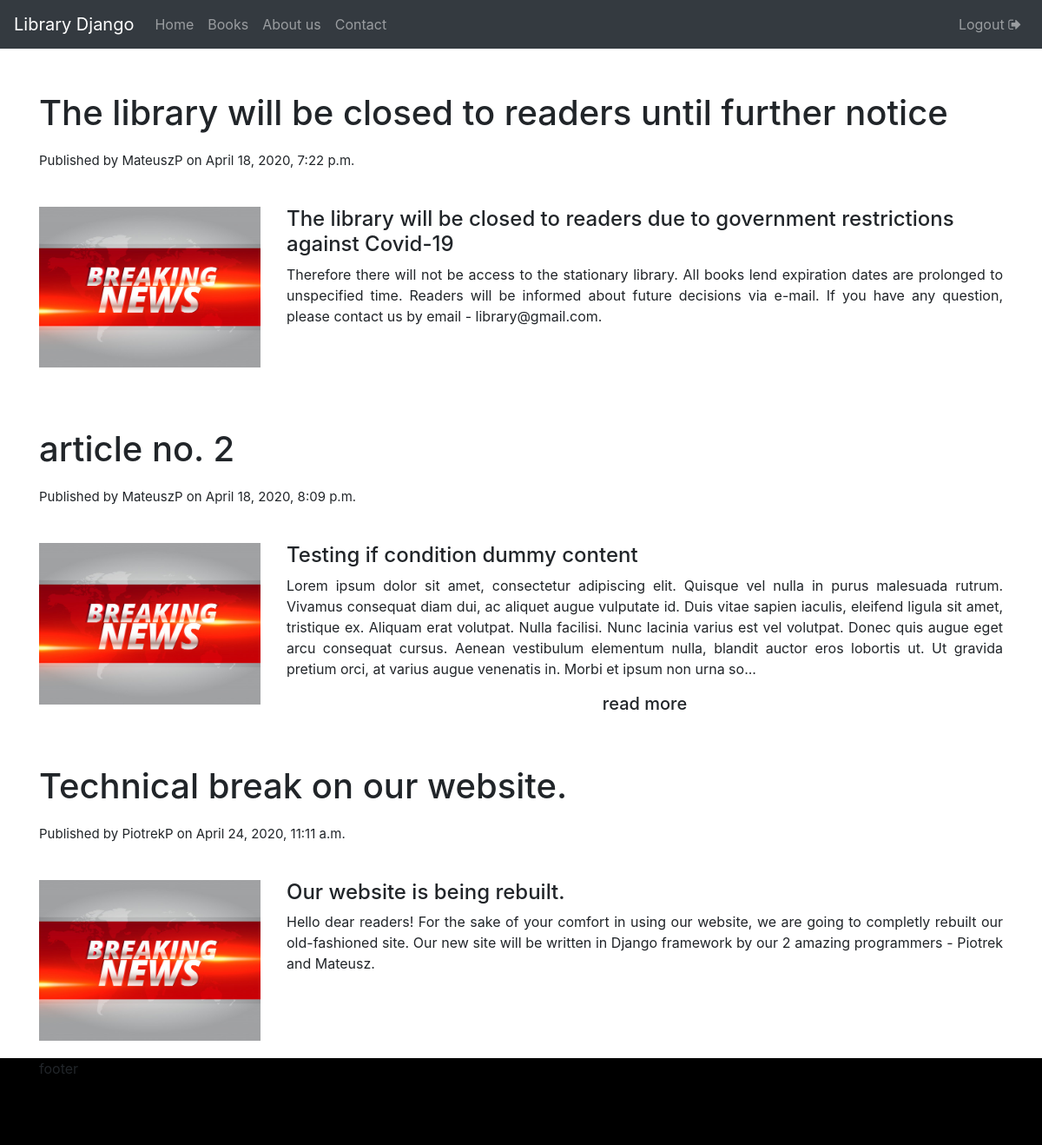
Screenshot of / (signed in) with the database file from the repository.
### library/models.py (models this page shows, shortened)
class Article(models.Model):
    title = models.CharField(max_length=100)
    author = models.ForeignKey(User, limit_choices_to={'is_staff': True}, on_delete=models.CASCADE)
    date_posted = models.DateTimeField(default=timezone.now)
    description = models.CharField(max_length=100)
    content = models.CharField(max_length=2000)
    image = models.ImageField(default='static/library/images/news.jpg', upload_to='static/library/images')

### library/views.py (the view)
# urls.py: path('', views.home, name="library-home"),
def home(request):
    articles = []
    for article in Article.objects.all():
        content = article.content
        if len(content) > 500:
            content = article.content[0:500] + "..."
        articles.append((article, content))
    context = {'articles': articles}
    return render(request, 'library/home.html', context)

### library/templates/library/home.html (shortened to what this page needs)
{% extends "library/base.html" %}
{% block main %}
    {% for article, content in articles %}
        <article class="mx-auto">
            <div class="news-title my-3">
                <h1>{{ article.title }}</h1>
            </div>
            <div class="publish-info my-3">
                <small>Published by {{ article.author }} on {{ article.date_posted }}</small>
            </div>
            <div class="row mt-3">
                <div class="col-lg-3 col-md-5">
                    <img src="{{ article.image }}" alt="news image" class="news-img mr-3">
                </div>
                <div class="news_content col-lg-9 col-md-7">
                    <h4>{{ article.description }}</h4>
                    <p>{{ content }}</p>
                    {% if content|length > 500 %}
                        <h5>read more</h5>
                    {% endif %}
                </div>
            </div>
        </article>
    {% endfor %}
{% endblock main %}

### library/templates/library/base.html (shortened to what this page needs)
{% load static %}
<!DOCTYPE html>
<html lang="en">
    <head>
        <link rel="stylesheet" href="https://maxcdn.bootstrapcdn.com/bootstrap/4.0.0/css/bootstrap.min.css"
>
        <link rel="stylesheet" type="text/css" href="{% static 'library/main.css' %}">
        <link rel="stylesheet" href="https://cdnjs.cloudflare.com/ajax/libs/font-awesome/4.7.0/css/font-awesome.min.css">
    </head>
    <body>
        <nav class="navbar navbar-expand-sm navbar-dark bg-dark sticky-top">
            <a class="navbar-brand" href="{% url 'library-home' %}">Library Django</a>
            <div class="collapse navbar-collapse justify-content-between" id="navbarMenu">
                <ul class="navbar-nav mr-auto">
                    <li class="nav-item"><a class="nav-link" href="{% url 'library-home' %}"> Home </a></li>
                    <li class="nav-item"><a class="nav-link" href="{% url 'library-books' %}"> Books </a></li>
                    <li class="nav-item"><a class="nav-link" href="{% url 'library-about' %}"> About us </a></li>
                    <li class="nav-item"><a class="nav-link" href="{% url 'library-contact' %}"> Contact </a></li>
                </ul>
                <ul class="navbar-nav">
                    {% if user.is_authenticated %}
                            <li class="nav-item"><a class="nav-link" href="{% url 'logout' %}">
                                Logout <i class="fa fa-sign-out" aria-hidden="true"></i>
                            </a></li>
                    {% else %}
                        <li class="nav-item"><a class="nav-link" href="{% url 'register' %}"> Register </a></li>
                        <li class="nav-item"><a class="nav-link" href="{% url 'login' %}"> Login <i class="fa fa-sign-in" aria-hidden="true"></i></a></li>
                    {% endif %}
                </ul>
            </div>
        </nav>
        <main>
            <div class="mx-auto container">
                {% block main %}
                {% endblock main %}
            </div>
        </main>
        <footer>
            <div class="col-12" style="min-height: 100px; background: black;">
                <div class="container">
                    <p>footer</p>
                </div>
            </div>
        </footer>
    </body>
</html>

### library/static/library/main.css (style rules this page uses)
h1, h2, h3, h4, h5, h6 { text-align: center; }
article { width: 80%; text-align: justify; margin: 50px 50px 0; }
article img { margin-bottom: 20px; }
article h1, h4 { text-align: left; }
article div small { font-size: 15px; }
.news-title { min-height: 50px; }
.publish-info { min-height: 50px }
.news-img { min-height: 100px }
article { width: 100%; }
article img { width: 100%; }
main { min-height: 400px; }

### rows the page displays
Article: title "The library will be closed to readers until further notice", author "MateuszP", date_posted "April 18, 2020, 7:22 p.m.", image (picture), description "The library will be closed to readers due to government restrictions against Covid-19", content "Therefore there will not be access to the stationary library. All books lend expiration dates are prolonged to unspecified time. Readers will be informed about future decisions via e-mail. If you have any question, please contact us by email - library@gmail.com."
Article: title "article no. 2", author "MateuszP", date_posted "April 18, 2020, 8:09 p.m.", image (picture), description "Testing if condition dummy content", content "Lorem ipsum dolor sit amet, consectetur adipiscing elit. Quisque vel nulla in purus malesuada rutrum. Vivamus consequat diam dui, ac aliquet augue vulputate id. Duis vitae sapien iaculis, eleifend ligula sit amet, tristique ex. Aliquam erat volutpat. Nulla facilisi. Nunc lacinia varius est vel volutpat. Donec quis augue eget arcu consequat cursus. Aenean vestibulum elementum nulla, blandit auctor eros lobortis ut. Ut gravida pretium orci, at varius augue venenatis in. Morbi et ipsum non urna so...", shows "read more"
Article: title "Technical break on our website.", author "PiotrekP", date_posted "April 24, 2020, 11:11 a.m.", image (picture), description "Our website is being rebuilt.", content "Hello dear readers! For the sake of your comfort in using our website, we are going to completly rebuilt our old-fashioned site. Our new site will be written in Django framework by our 2 amazing programmers - Piotrek and Mateusz."
